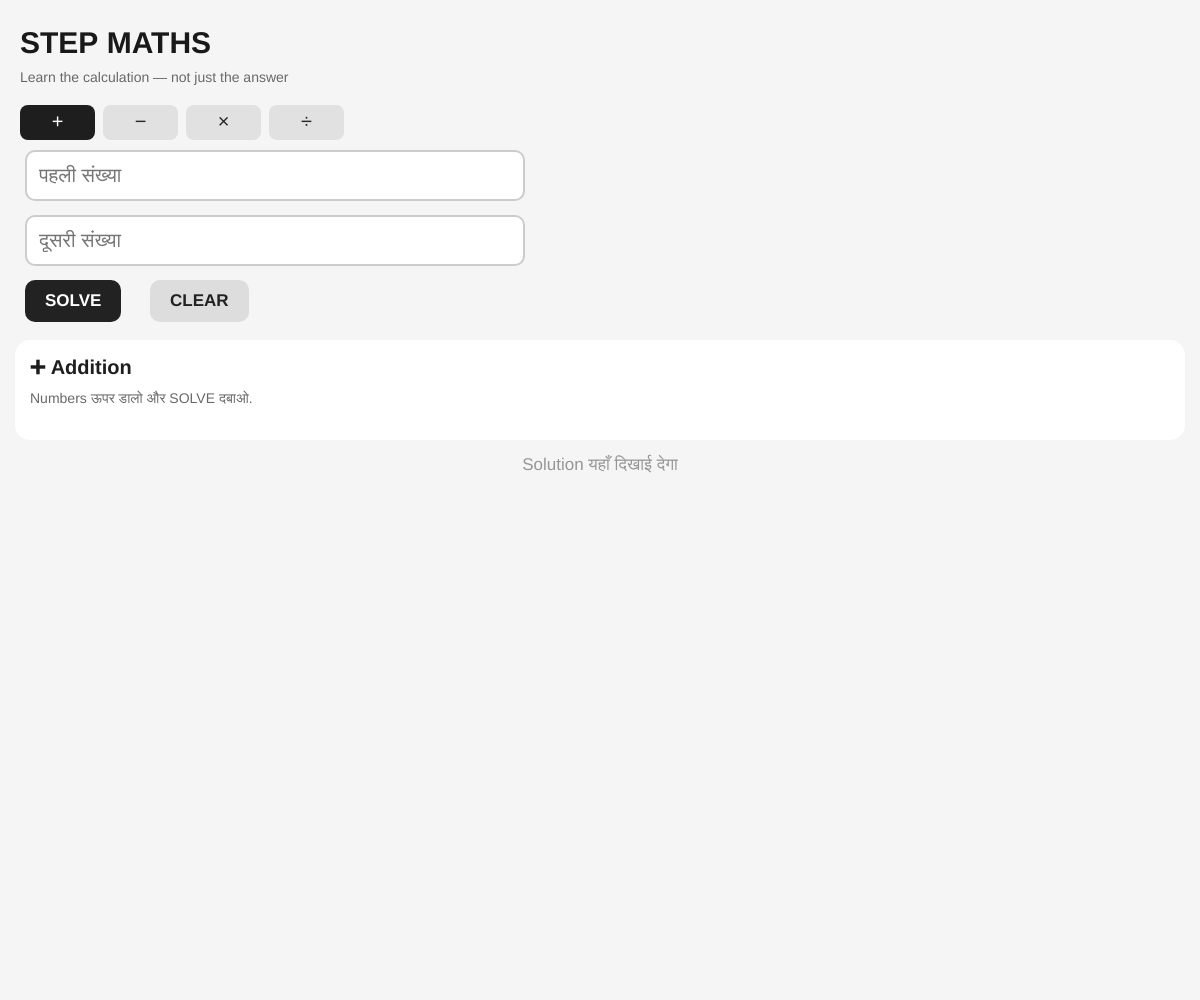
Frame 1 (no input)
Frame 60 (no input): identical to frame 1, image omitted
Frame 120 (the mouse pressed at the canvas centre since frame 60): identical to frame 1, image omitted

The p5.js sketch that drew this single still picture (run headless with seeded random() and noise() and a simulated clock; from frame 60 on, the mouse is pressed at the canvas centre):

// p5.js sketch
// ── sketch.js
/* ================================================================
   STEP MATHS SOLVER
   VERSION 2.0 - DECIMAL ENGINE
   p5.js Web Editor
   ---------------------------------------------------------------
   FEATURES
   • Addition - integers + decimals
   • Subtraction - integers + decimals
   • Multiplication - integers + decimals
   • Long Division - integers + decimals
   • Exact decimal arithmetic using BigInt
   • Step-by-step explanations
   • Mobile friendly
   ================================================================ */

let operation = "addition";

let inputA;
let inputB;

let solveButton;
let clearButton;

let resultSteps = [];
let finalAnswer = "";

let scrollY = 0;
let contentHeight = 0;

const BG = 245;
const CARD = 255;
const TEXT = 30;
const MUTED = 105;
const ACCENT = 55;


/* ================================================================
   SETUP
   ================================================================ */

function setup() {
  createCanvas(windowWidth, windowHeight);

  textFont("Arial");

  createInterface();
}


function draw() {

  background(BG);

  drawHeader();

  push();

  translate(0, -scrollY);

  drawMainCard();

  pop();

  drawScrollIndicator();
}


function windowResized() {

  resizeCanvas(windowWidth, windowHeight);

  positionInputs();
}


/* ================================================================
   UI
   ================================================================ */

function createInterface() {

  inputA = createInput("");
  inputB = createInput("");

  inputA.attribute("inputmode", "decimal");
  inputB.attribute("inputmode", "decimal");

  inputA.attribute("placeholder", "पहली संख्या");
  inputB.attribute("placeholder", "दूसरी संख्या");

  styleInput(inputA);
  styleInput(inputB);

  solveButton = createButton("SOLVE");
  solveButton.mousePressed(solve);

  styleButton(solveButton, true);

  clearButton = createButton("CLEAR");
  clearButton.mousePressed(clearAll);

  styleButton(clearButton, false);

  positionInputs();
}


function positionInputs() {

  let margin = min(25, width * 0.05);

  inputA.position(margin, 150);
  inputB.position(margin, 215);

  solveButton.position(margin, 280);
  clearButton.position(margin + 125, 280);

  let inputWidth = min(width - margin * 2, 500);

  inputA.size(inputWidth);
  inputB.size(inputWidth);
}


function styleInput(element) {

  element.style("font-size", "20px");
  element.style("padding", "12px");
  element.style("border", "2px solid #cccccc");
  element.style("border-radius", "10px");
  element.style("box-sizing", "border-box");
  element.style("background", "#ffffff");
  element.style("color", "#222222");
  element.style("outline", "none");
}


function styleButton(element, primary) {

  element.style("font-size", "17px");
  element.style("font-weight", "bold");
  element.style("padding", "11px 20px");
  element.style("border-radius", "10px");
  element.style("border", "none");
  element.style("cursor", "pointer");

  if (primary) {

    element.style("background", "#222222");
    element.style("color", "#ffffff");

  } else {

    element.style("background", "#dddddd");
    element.style("color", "#222222");
  }
}


/* ================================================================
   HEADER
   ================================================================ */

function drawHeader() {

  fill(25);

  noStroke();

  textAlign(LEFT, CENTER);

  textSize(min(30, width * 0.075));

  textStyle(BOLD);

  text("STEP MATHS", 20, 45);

  textStyle(NORMAL);

  fill(MUTED);

  textSize(14);

  text(
    "Learn the calculation — not just the answer",
    20,
    78
  );

  drawOperationSelector();
}


function drawOperationSelector() {

  let labels = [
    ["+", "addition"],
    ["−", "subtraction"],
    ["×", "multiplication"],
    ["÷", "division"]
  ];

  let x = 20;
  let y = 105;

  let w = min(75, (width - 50) / 4);

  let h = 35;

  for (let i = 0; i < labels.length; i++) {

    let selected = operation === labels[i][1];

    fill(selected ? 30 : 225);

    rect(x, y, w, h, 8);

    fill(selected ? 255 : 40);

    textAlign(CENTER, CENTER);

    textSize(20);

    text(
      labels[i][0],
      x + w / 2,
      y + h / 2
    );

    x += w + 8;
  }
}


/* ================================================================
   MAIN CARD
   ================================================================ */

function drawMainCard() {

  let top = 340;

  fill(CARD);

  noStroke();

  rect(
    15,
    top,
    width - 30,
    100,
    15
  );

  fill(TEXT);

  textAlign(LEFT, TOP);

  textSize(20);

  textStyle(BOLD);

  let title = "";

  if (operation === "addition")
    title = "➕ Addition";

  if (operation === "subtraction")
    title = "➖ Subtraction";

  if (operation === "multiplication")
    title = "✖ Multiplication";

  if (operation === "division")
    title = "➗ Long Division";

  text(
    title,
    30,
    top + 18
  );

  textStyle(NORMAL);

  fill(MUTED);

  textSize(14);

  text(
    "Numbers ऊपर डालो और SOLVE दबाओ.",
    30,
    top + 52
  );

  drawResult();

  contentHeight =
    500 +
    resultSteps.length * 110;
}


/* ================================================================
   RESULT
   ================================================================ */

function drawResult() {

  let y = 465;

  if (resultSteps.length === 0) {

    fill(150);

    textAlign(CENTER, CENTER);

    textSize(17);

    text(
      "Solution यहाँ दिखाई देगा",
      width / 2,
      y
    );

    return;
  }


  /* FINAL ANSWER */

  fill(30);

  rect(
    15,
    y,
    width - 30,
    85,
    15
  );

  fill(255);

  textAlign(LEFT, CENTER);

  textSize(16);

  text(
    "FINAL ANSWER",
    30,
    y + 25
  );

  textSize(
    min(27, width * 0.07)
  );

  textStyle(BOLD);

  text(
    finalAnswer,
    30,
    y + 58
  );

  textStyle(NORMAL);


  /* STEPS */

  let stepY = y + 110;

  for (let i = 0; i < resultSteps.length; i++) {

    let step = resultSteps[i];

    let height =
      step.height || 80;

    fill(255);

    noStroke();

    rect(
      15,
      stepY,
      width - 30,
      height,
      12
    );


    /* NUMBER */

    fill(ACCENT);

    circle(
      40,
      stepY + 25,
      28
    );

    fill(255);

    textAlign(
      CENTER,
      CENTER
    );

    textSize(14);

    text(
      i + 1,
      40,
      stepY + 25
    );


    /* TITLE */

    fill(TEXT);

    textAlign(
      LEFT,
      TOP
    );

    textSize(16);

    textStyle(BOLD);

    text(
      step.title,
      62,
      stepY + 12
    );

    textStyle(NORMAL);


    /* LINES */

    fill(70);

    textSize(15);

    let lines =
      step.lines || [];

    for (
      let j = 0;
      j < lines.length;
      j++
    ) {

      text(
        lines[j],
        62,
        stepY + 38 + j * 21
      );
    }

    stepY += height + 10;
  }

  contentHeight =
    stepY + 100;
}


/* ================================================================
   SOLVE
   ================================================================ */

function solve() {

  let a =
    inputA.value().trim();

  let b =
    inputB.value().trim();

  resultSteps = [];

  finalAnswer = "";

  if (
    a === "" ||
    b === ""
  ) {

    resultSteps.push({

      title: "Input Required",

      lines: [
        "दोनों numbers डालो."
      ],

      height: 75
    });

    return;
  }


  /*
     DECIMAL VALIDATION

     Allowed:
     2
     2.5
     .5
     -2.5
     -0.25

     Not allowed:
     2.5.5
     abc
     --
  */

  if (
    !isValidNumber(a) ||
    !isValidNumber(b)
  ) {

    resultSteps.push({

      title: "Invalid Number",

      lines: [
        "Valid number डालो।",
        "Example: 25, 2.5, 0.75, -4.25"
      ],

      height: 90
    });

    return;
  }


  if (
    operation === "addition"
  ) {

    solveAddition(
      a,
      b
    );
  }


  if (
    operation === "subtraction"
  ) {

    solveSubtraction(
      a,
      b
    );
  }


  if (
    operation === "multiplication"
  ) {

    solveMultiplication(
      a,
      b
    );
  }


  if (
    operation === "division"
  ) {

    solveDivision(
      a,
      b
    );
  }

  scrollY = 0;
}


/* ================================================================
   NUMBER VALIDATION
   ================================================================ */

function isValidNumber(value) {

  return /^[-+]?(?:\d+(?:\.\d*)?|\.\d+)$/.test(
    value
  );
}


/* ================================================================
   DECIMAL PARSER
   ---------------------------------------------------------------
   Converts:

   2.5 → { integer: 25n, scale: 1 }

   10.75 → { integer: 1075n, scale: 2 }

   This avoids JavaScript floating point errors.
   ================================================================ */

function parseDecimal(value) {

  value = value.trim();

  let negative =
    value.startsWith("-");

  value =
    value.replace(
      /^[+-]/,
      ""
    );


  let parts =
    value.split(".");


  let whole =
    parts[0] || "0";

  let fraction =
    parts[1] || "";


  let scale =
    fraction.length;


  let digits =
    whole + fraction;


  digits =
    digits.replace(
      /^0+(?=\d)/,
      ""
    );


  if (digits === "")
    digits = "0";


  let integer =
    BigInt(digits);


  if (negative)
    integer = -integer;


  return {
    integer: integer,
    scale: scale
  };
}


/* ================================================================
   DECIMAL HELPERS
   ================================================================ */

function power10(n) {

  return 10n ** BigInt(n);
}


function alignDecimals(a, b) {

  let A =
    parseDecimal(a);

  let B =
    parseDecimal(b);

  let scale =
    max(
      A.scale,
      B.scale
    );

  let integerA =
    A.integer *
    power10(scale - A.scale);

  let integerB =
    B.integer *
    power10(scale - B.scale);

  return {
    A: integerA,
    B: integerB,
    scale: scale
  };
}


/* ================================================================
   FORMAT BIGINT AS DECIMAL
   ================================================================ */

function formatDecimal(
  integer,
  scale
) {

  if (scale === 0)
    return integer.toString();


  let negative =
    integer < 0n;

  if (negative)
    integer = -integer;


  let digits =
    integer.toString();


  while (
    digits.length <= scale
  ) {

    digits =
      "0" + digits;
  }


  let position =
    digits.length - scale;


  let whole =
    digits.slice(
      0,
      position
    );


  let fraction =
    digits.slice(
      position
    );


  /*
     Remove unnecessary
     trailing zeroes.
  */

  fraction =
    fraction.replace(
      /0+$/,
      ""
    );


  let result =
    fraction.length > 0
      ? whole + "." + fraction
      : whole;


  if (result.startsWith("."))
    result = "0" + result;


  if (negative)
    result = "-" + result;


  return result;
}


/* ================================================================
   ADDITION
   ================================================================ */

function solveAddition(
  a,
  b
) {

  let aligned =
    alignDecimals(
      a,
      b
    );


  let result =
    aligned.A +
    aligned.B;


  finalAnswer =
    formatDecimal(
      result,
      aligned.scale
    );


  let A =
    parseDecimal(a);

  let B =
    parseDecimal(b);


  let scale =
    aligned.scale;


  let displayA =
    formatDecimal(
      aligned.A,
      scale
    );

  let displayB =
    formatDecimal(
      aligned.B,
      scale
    );


  resultSteps.push({

    title:
      "Decimal points align करें",

    lines: [

      `  ${displayA}`,

      `+ ${displayB}`,

      "────────"
    ],

    height: 90
  });


  resultSteps.push({

    title:
      "Numbers को exact form में बदलें",

    lines: [

      `${a} → ${A.integer} / 10^${A.scale}`,

      `${b} → ${B.integer} / 10^${B.scale}`,

      "इससे decimal calculation exact रहती है।"
    ],

    height: 100
  });


  resultSteps.push({

    title:
      "Addition करें",

    lines: [

      `${aligned.A} + ${aligned.B} = ${result}`,

      `Decimal places = ${scale}`,

      `Result = ${finalAnswer}`
    ],

    height: 100
  });


  resultSteps.push({

    title:
      "Final Answer",

    lines: [

      `${a} + ${b} = ${finalAnswer}`
    ],

    height: 75
  });
}


/* ================================================================
   SUBTRACTION
   ================================================================ */

function solveSubtraction(
  a,
  b
) {

  let aligned =
    alignDecimals(
      a,
      b
    );


  let result =
    aligned.A -
    aligned.B;


  finalAnswer =
    formatDecimal(
      result,
      aligned.scale
    );


  let displayA =
    formatDecimal(
      aligned.A,
      aligned.scale
    );

  let displayB =
    formatDecimal(
      aligned.B,
      aligned.scale
    );


  resultSteps.push({

    title:
      "Decimal points align करें",

    lines: [

      `  ${displayA}`,

      `− ${displayB}`,

      "────────"
    ],

    height: 90
  });


  resultSteps.push({

    title:
      "Exact integer representation",

    lines: [

      `${aligned.A} − ${aligned.B}`,

      `= ${result}`
    ],

    height: 75
  });


  resultSteps.push({

    title:
      "Decimal places वापस लगाएँ",

    lines: [

      `Decimal places = ${aligned.scale}`,

      `${result} → ${finalAnswer}`
    ],

    height: 85
  });


  resultSteps.push({

    title:
      "Final Answer",

    lines: [

      `${a} − ${b} = ${finalAnswer}`
    ],

    height: 75
  });
}


/* ================================================================
   MULTIPLICATION
   ================================================================ */

function solveMultiplication(
  a,
  b
) {

  let A =
    parseDecimal(a);

  let B =
    parseDecimal(b);


  let result =
    A.integer *
    B.integer;


  let totalScale =
    A.scale +
    B.scale;


  finalAnswer =
    formatDecimal(
      result,
      totalScale
    );


  resultSteps.push({

    title:
      "Decimal points temporarily हटाएँ",

    lines: [

      `${a} → ${A.integer}`,

      `${b} → ${B.integer}`,

      "अब normal multiplication करेंगे।"
    ],

    height: 100
  });


  resultSteps.push({

    title:
      "Multiply करें",

    lines: [

      `${A.integer} × ${B.integer}`,

      `= ${result}`
    ],

    height: 80
  });


  resultSteps.push({

    title:
      "Decimal places count करें",

    lines: [

      `${a} में ${A.scale} decimal place`,

      `${b} में ${B.scale} decimal place`,

      `Total = ${totalScale} decimal places`
    ],

    height: 105
  });


  resultSteps.push({

    title:
      "Decimal वापस लगाएँ",

    lines: [

      `${result} → ${finalAnswer}`
    ],

    height: 75
  });


  resultSteps.push({

    title:
      "Final Answer",

    lines: [

      `${a} × ${b} = ${finalAnswer}`
    ],

    height: 75
  });
}


/* ================================================================
   LONG DIVISION
   ---------------------------------------------------------------
   Supports decimal dividend/divisor.

   Examples:

   9999 ÷ 75
   12.5 ÷ 2.5
   10 ÷ 4
   5 ÷ 2
   ================================================================ */

function solveDivision(
  a,
  b
) {

  let A =
    parseDecimal(a);

  let B =
    parseDecimal(b);


  if (B.integer === 0n) {

    finalAnswer =
      "Undefined";

    resultSteps.push({

      title:
        "Cannot divide by zero",

      lines: [
        "किसी भी number को 0 से divide नहीं किया जा सकता।"
      ],

      height: 90
    });

    return;
  }


  /*
     Convert:

     A = integerA × 10^-scaleA

     B = integerB × 10^-scaleB

     Therefore:

     A / B =
     integerA / integerB ×
     10^(scaleB - scaleA)
  */

  let numerator =
    A.integer;

  let denominator =
    B.integer;


  let scaleDifference =
    B.scale -
    A.scale;


  /*
     Make division into
     integer division by
     adjusting numerator.
  */

  if (scaleDifference > 0) {

    numerator *=
      power10(
        scaleDifference
      );

  } else if (
    scaleDifference < 0
  ) {

    denominator *=
      power10(
        -scaleDifference
      );
  }


  let negative =
    (numerator < 0n) !==
    (denominator < 0n);


  let absNumerator =
    numerator < 0n
      ? -numerator
      : numerator;


  let absDenominator =
    denominator < 0n
      ? -denominator
      : denominator;


  let quotient =
    absNumerator /
    absDenominator;


  let remainder =
    absNumerator %
    absDenominator;


  resultSteps.push({

    title:
      "Division को exact form में बदलें",

    lines: [

      `${a} ÷ ${b}`,

      `Numerator = ${absNumerator}`,

      `Denominator = ${absDenominator}`
    ],

    height: 100
  });


  resultSteps.push({

    title:
      "Whole-number division",

    lines: [

      `${absNumerator} ÷ ${absDenominator}`,

      `Quotient = ${quotient}`,

      `Remainder = ${remainder}`
    ],

    height: 100
  });


  /*
     Generate decimal digits
     if remainder remains.
  */

  let decimalDigits = "";

  let workingRemainder =
    remainder;


  let maxDecimalPlaces =
    12;


  for (
    let i = 0;
    i < maxDecimalPlaces;
    i++
  ) {

    if (
      workingRemainder === 0n
    ) {
      break;
    }


    workingRemainder *= 10n;


    let digit =
      workingRemainder /
      absDenominator;


    workingRemainder %=
      absDenominator;


    decimalDigits +=
      digit.toString();


    resultSteps.push({

      title:
        `Decimal step ${i + 1}`,

      lines: [

        `Remainder × 10 = ${workingRemainder + digit * absDenominator}`,

        `${workingRemainder + digit * absDenominator} ÷ ${absDenominator} = ${digit}`,

        `Decimal digit = ${digit}`
      ],

      height: 105
    });
  }


  /*
     Build answer
  */

  let quotientString =
    quotient.toString();


  if (
    decimalDigits.length > 0
  ) {

    quotientString +=
      "." +
      decimalDigits;
  }


  /*
     Remove trailing zeroes
  */

  quotientString =
    quotientString.replace(
      /(\.\d*?)0+$/,
      "$1"
    );


  if (
    quotientString.endsWith(".")
  ) {

    quotientString =
      quotientString.slice(
        0,
        -1
      );
  }


  if (negative) {

    quotientString =
      "-" +
      quotientString;
  }


  finalAnswer =
    quotientString;


  if (
    workingRemainder !== 0n
  ) {

    resultSteps.push({

      title:
        "Decimal approximation",

      lines: [

        `यह decimal expansion 12 places तक दिखाई गई है।`,

        `Remainder अभी ${workingRemainder} है।`
      ],

      height: 90
    });
  }


  resultSteps.push({

    title:
      "Final Answer",

    lines: [

      `${a} ÷ ${b} = ${finalAnswer}`,

      remainder !== 0n
        ? `Original remainder = ${remainder}`
        : "Exact division"
    ],

    height: 90
  });
}


/* ================================================================
   CLEAR
   ================================================================ */

function clearAll() {

  inputA.value("");
  inputB.value("");

  resultSteps = [];

  finalAnswer = "";

  scrollY = 0;
}


/* ================================================================
   OPERATION SELECTOR
   ================================================================ */

function mousePressed() {

  let labels = [
    "addition",
    "subtraction",
    "multiplication",
    "division"
  ];


  let x = 20;

  let y = 105;

  let w =
    min(
      75,
      (width - 50) / 4
    );

  let h = 35;


  for (
    let i = 0;
    i < 4;
    i++
  ) {

    if (

      mouseX >= x &&

      mouseX <= x + w &&

      mouseY >= y &&

      mouseY <= y + h

    ) {

      operation =
        labels[i];

      resultSteps = [];

      finalAnswer = "";

      return false;
    }


    x += w + 8;
  }
}


/* ================================================================
   TOUCH SCROLL
   ================================================================ */

let lastTouchY = 0;


function touchStarted() {

  lastTouchY =
    mouseY;

  return false;
}


function touchMoved() {

  let delta =
    lastTouchY -
    mouseY;


  scrollY += delta;


  let maxScroll =
    max(
      0,
      contentHeight -
      height +
      450
    );


  scrollY =
    constrain(
      scrollY,
      0,
      maxScroll
    );


  lastTouchY =
    mouseY;


  return false;
}


function mouseWheel(event) {

  scrollY +=
    event.delta;


  let maxScroll =
    max(
      0,
      contentHeight -
      height +
      450
    );


  scrollY =
    constrain(
      scrollY,
      0,
      maxScroll
    );


  return false;
}


/* ================================================================
   SCROLL INDICATOR
   ================================================================ */

function drawScrollIndicator() {

  if (
    contentHeight <= height
  ) {
    return;
  }


  let maxScroll =
    max(
      1,
      contentHeight -
      height
    );


  let progress =
    scrollY /
    maxScroll;


  let barH = 80;


  let y =
    progress *
    (height - barH);


  fill(
    80,
    80,
    80,
    100
  );


  rect(
    width - 7,
    y,
    5,
    barH,
    3
  );
}

// ── style.css
html,
body {
  margin: 0;
  padding: 0;
  width: 100%;
  min-height: 100%;
  overflow-x: hidden;
  background: #f5f5f5;
}

body {
  font-family: Arial, sans-serif;
  -webkit-tap-highlight-color: transparent;
}

canvas {
  display: block;
}
